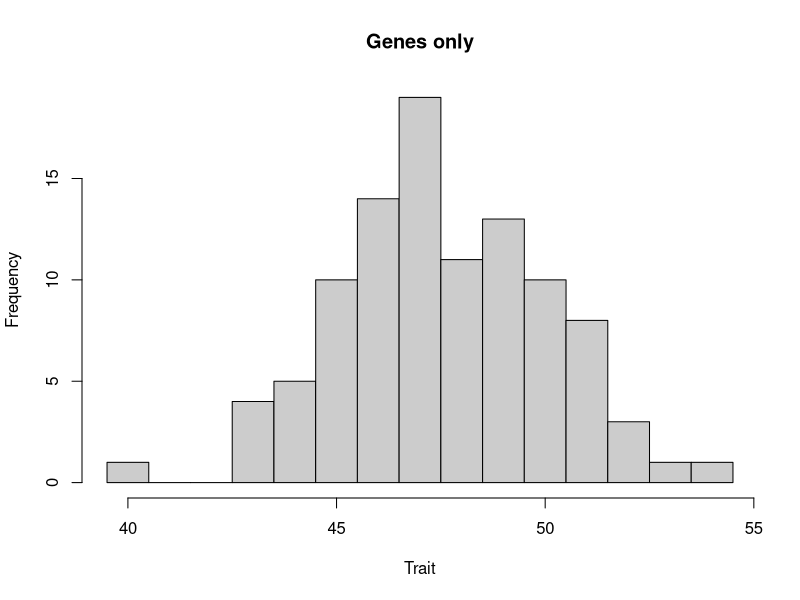
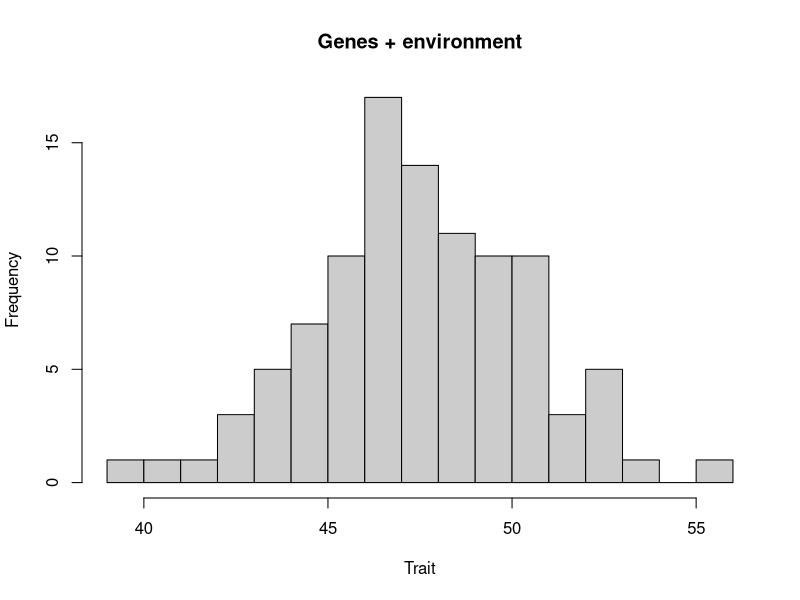

The R source for these figures, in order:
## ---- chunk 1
set.seed(123)
## ---- chunk 2
baseline <- 35
n_genes <- 25
n_individuals <- 100

gene_on <- rbinom(n_individuals, size = n_genes, prob = 0.5)
trait_value <- baseline + gene_on

hist(trait_value, breaks = seq(min(trait_value) - 0.5, max(trait_value) + 0.5, 1),
     col = "gray80", main = "Genes only", xlab = "Trait")
## ---- chunk 3
environment_effect <- rnorm(n_individuals, mean = 0, sd = 1.5)
trait_value_env <- trait_value + environment_effect

hist(trait_value_env, breaks = 15, col = "gray80",
     main = "Genes + environment", xlab = "Trait")

var(trait_value)       # genetic variance (expected 6.25)
var(trait_value_env)   # phenotypic variance, V_P = V_G + V_E (expected 8.5)
